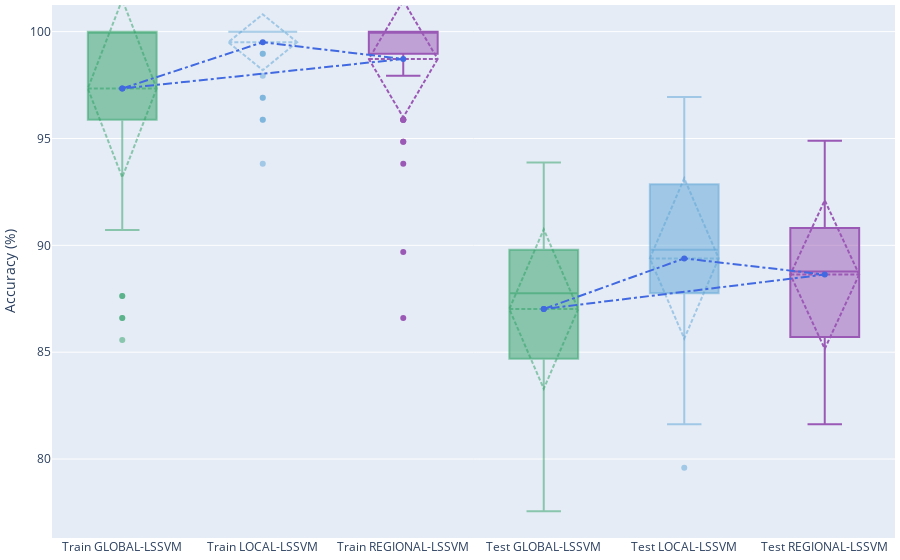
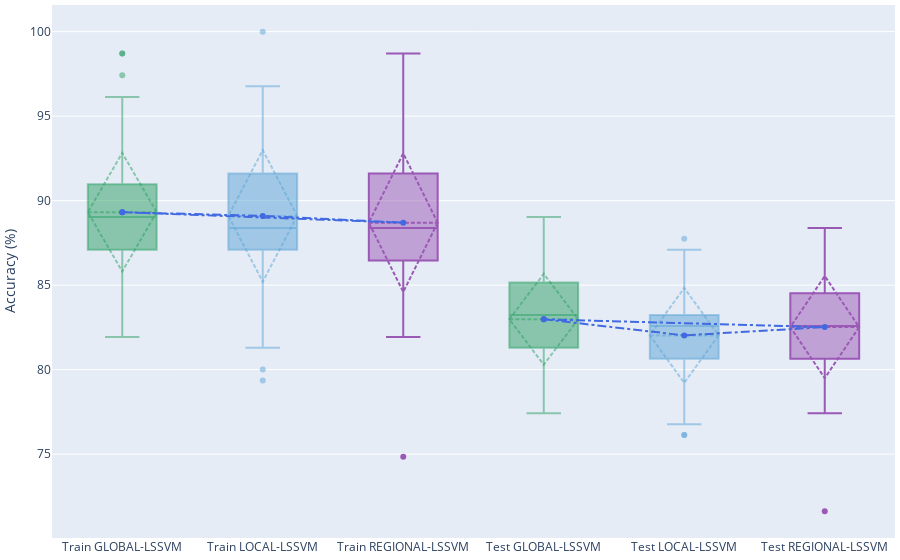
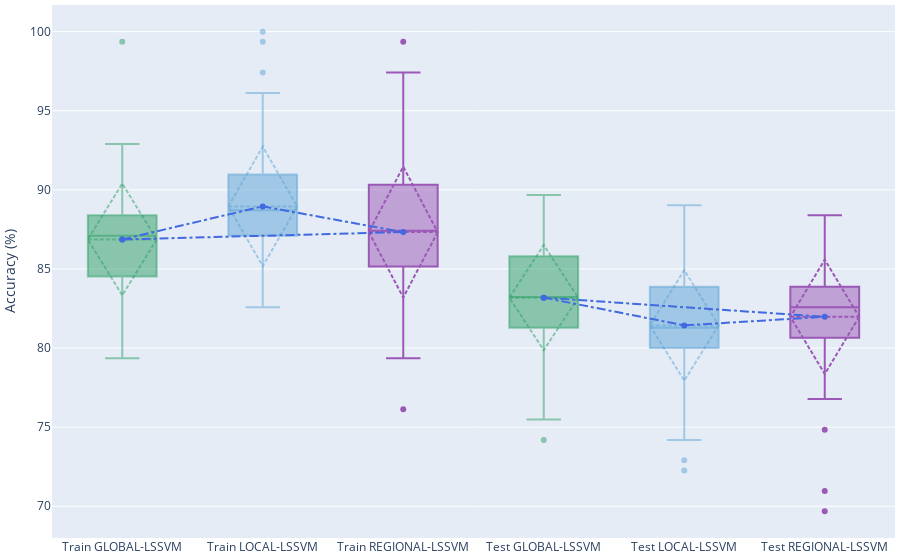
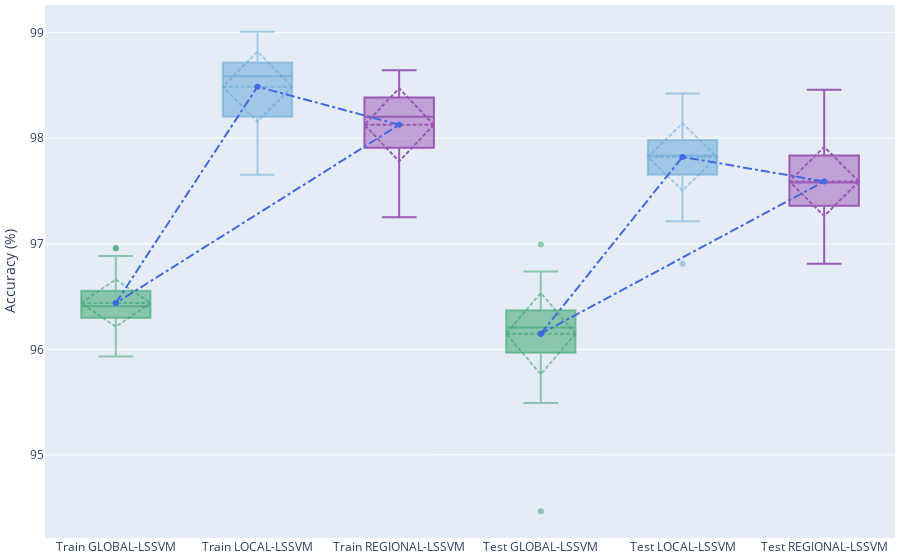

Notebook code for these charts, in order:
### Markdown cell above
#### 1. Comparing boxplots of accuracy on train and test sets

### Code cell
ResultProcessor.process_results_in_multiple_datasets(ds_names, _dataframes_dict, ResultProcessor.compare_boxplot_per_set)
